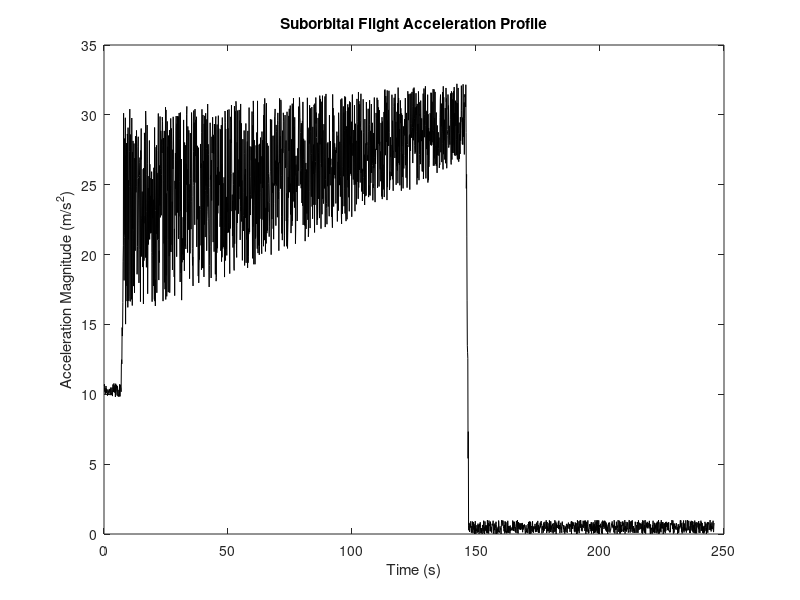

MATLAB code for this plot: (Note: this script raises an error after producing the figure.)
%% Setup

%x = rand ----- this makes a random number from 0 - 1
BUFF_SIZE = 15;
accelLength = 2460;
accel = zeros(accelLength, 2);
buff = zeros(BUFF_SIZE, 2); % left column is new buffer and right is older
buff(:,:) = 9.8;
average = zeros(1, 2);
stdDev = zeros(1, 2);

averages1 = zeros(1,accelLength); % holds newer buffer means per each loop
averages2 = zeros(1,accelLength); % holds older buffer means per each loop
newBuffStdDev = zeros(1, accelLength);
oldBuffStdDev = zeros(1,accelLength);
j = 0;
g = 9.8;
%% Acceleration Flight Profile

% liftoff at 7 seconds - index 70
% meco at 146 seconds - index 1460
% peak at 246 seconds - index 2460
% land at 430 seconds - index 4300

for i = 1:accelLength
    accel(i,1) = i;
    if i < 70 % before liftoff
        accel(i, 2) = g + rand;
    elseif (i >= 70) && (i <= 75) % eary liftoff (vibration and quick increase in acceleration)
        accel(i,2) = g + (i-70)*(1.5*g - 1*g)/(5) + rand * (0.25*g);
    elseif i < 1460 % liftoff
        accel(i, 2) = 1.5*g + (i - 75) * ((2.7*g-1.5*g) /(1460-75)) + rand * (1.6 * g + (i - 75) * (0.6 * g - 1.6 * g)/(1460-75));
    elseif (i >= 1460) && (i < 1470) % early meco (expecting a little vibration still from the engine cutoff process, and acceleration is quickly reaching zero)
        accel(i,2) = 2.7*g - 2.7*g/10*(i - 1460) + rand * (0.5 * g);
    else % meco
        accel(i, 2) = 0 + rand;
    end
end

%% Buffer Method

for i = 1:accelLength-BUFF_SIZE
    temp = accel(i,2); % Simulating getting new data
    for j = BUFF_SIZE:-1:2
      buff(j,1) = buff(j - 1, 1); % Slide all the buffer points to the right for the newer buffer.
      buff(j,2) = buff(j - 1, 2); % Same as above but with the older buffer
    end
    buff(1,1) = temp; % Set first point of new buffer to newly aquired accelerometer data
    temp = buff(BUFF_SIZE,1);
    buff(1,2) = temp; %Set first value of older buffer to last value of newer buffer (sliding)

    average(1) = sum(buff(:,1)) / BUFF_SIZE;
    average(2) = sum(buff(:,2)) / BUFF_SIZE;

    for j = 1:BUFF_SIZE
      stdDev(1) = stdDev(1) + ((average(1) - buff(j,1)) ^2) / BUFF_SIZE;
      stdDev(2) = stdDev(2) + ((average(2) - buff(j,2)) ^2) / BUFF_SIZE;
    end
     
    stdDev(1) = sqrt(stdDev(1));
    stdDev(2) = sqrt(stdDev(2));

    averages1(i) = average(1);
    averages2(i) = average(2);
    newBuffStdDev(i) = stdDev(1);
    oldBuffStdDev(i) = stdDev(2);
    
    average(:,:) = 0;
    stdDev(:,:) = 0;
end

%% Output

fprintf("\n\nDone!\n\n");

figure;
plot(accel(:,1) ./ 10, accel(:,2), 'k')
xlabel('Time (s)')
ylabel('Acceleration Magnitude (m/s^2)')
title('Suborbital Flight Acceleration Profile')
xline(70, '--g', {'Liftoff Start'}, 'HandleVisibility','off')
xline(200, '--g', {'MECO Start'}, 'HandleVisibility','off')
grid on


% figure;
% hold on
% plot(accel(:,1) ./ 10, newBuffStdDev)
% plot(accel(:,1)./10, oldBuffStdDev)
% plot(accel(:,1) ./ 10, newBuffStdDev - oldBuffStdDev)
% legend('Std Dev of Newer Buffer', 'Std Dev of Older Buffer', 'Difference between StdDev of Newer Buffer and StdDev of Older Buffer')
% xlabel('Time (s)')
% ylabel('Acceleration Magnitude (m/s^2)')
% title('Suborbital Flight Acceleration Profile with Buffer Method Standard Deviations (Std Dev)')
% xline(7, '--g', {'Liftoff Start'}, 'HandleVisibility','off')
% xline(146, '--g', {'MECO Start'}, 'HandleVisibility','off')
% grid on
% hold off

% figure;
% plot(accel(1:accelLength-BUFF_SIZE,1) ./ 10, averages1(1:accelLength-BUFF_SIZE))
% hold on 
% plot (accel(1:accelLength-BUFF_SIZE,1) ./ 10, averages2(1:accelLength-BUFF_SIZE))
% plot (accel(1:accelLength-BUFF_SIZE,1) ./ 10, averages1(1:accelLength-BUFF_SIZE) - averages2(1:accelLength-BUFF_SIZE))
% legend('Mean of Newer Buffer', 'Mean of Older Bufffer', 'Difference of Means')
% xlabel('Time (s)')
% ylabel('Acceleration Magnitude (m/s^2)')
% title('Suborbital Flight Acceleration Profile with Buffer Method Averages')
% xline(7, '--g', {'Liftoff Start'}, 'HandleVisibility','off')
% xline(146, '--g', {'MECO Start'}, 'HandleVisibility','off')
% grid on
% hold off


% figure;
% plot (accel(1:1800,1) ./ 10, newBuffStdDev(1:1800) - oldBuffStdDev(1:1800))
% xlabel('Time (s)')
% ylabel('Acceleration Magnitude (m/s^2)')
% title(['Suborbital Flight Acceleration Profile:' ...
%     ' Difference of Standard Deviations'])
% xline(7, '--g', {'Liftoff Start'}, 'HandleVisibility','off')
% xline(146, '--g', {'MECO Start'}, 'HandleVisibility','off')
% grid on
% hold off

% figure;
% plot (accel(1:1800,1) ./ 10, averages1(1:1800) - averages2(1:1800))
% xlabel('Time (s)')
% ylabel('Acceleration Magnitude (m/s^2)')
% title(['Suborbital Flight Acceleration Profile:' ...
%     ' Difference of Buffer Means'])
% xline(7, '--g', {'Liftoff Start'}, 'HandleVisibility','off')
% xline(146, '--g', {'MECO Start'}, 'HandleVisibility','off')
% grid on
% hold off